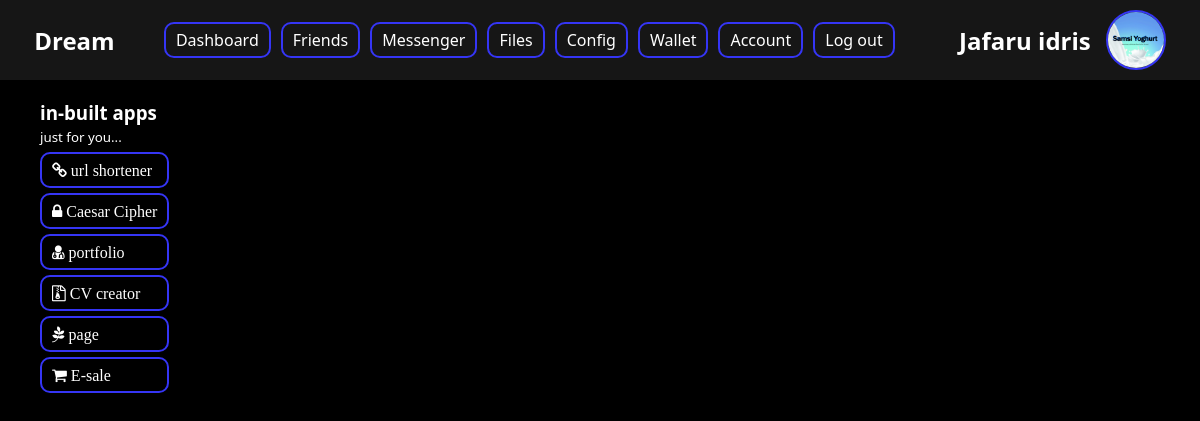
Page /activities/me/ (signed in) on the committed database.
### accounts/models.py (models this page shows, shortened)
class User(AbstractUser):
    id = models.UUIDField(primary_key=True, default=uuid.uuid4, editable=False)
    email = models.EmailField(unique=True, blank=True, max_length=500)
    date_of_birth = models.CharField(max_length=10, blank=True)
    followers = models.ManyToManyField(
        'accounts.User', related_name='my_followings', blank=True)
    followings = models.ManyToManyField(
        'accounts.User', related_name='my_followers', blank=True)
    activities = models.ManyToManyField("activities.Activity", blank=True)
    avatar = models.ImageField(upload_to = _upload_user_path, blank =True)
    cover = models.ImageField(upload_to = _upload_user_path, blank =True)
    contacts = models.ManyToManyField('Contact', blank=True)
    class Meta:
        verbose_name = 'Normal Account'
        verbose_name_plural = 'Normal Account\'s'

### activities/views.py (the view)
# urls.py: path('me/', views.Index, name='activities'),
def Index(request):
    return render(request, 'activities/index.html')

### project/context_processors.py (called while the page is built)
def contexts(request):
    context = {}
    user = request.user
    if user.is_authenticated:
        if Token.objects.filter(user=request.user).exists():
            token = Token.objects.get(user=request.user)
        else:
            token = Token.objects.create(user=request.user)
        context['token'] = token
    return context

### activities/templates/activities/index.html (shortened to what this page needs)
{% extends 'base.html' %}

### templates/base.html (shortened to what this page needs)
{% load static %}
<!DOCTYPE html>
<html lang="en">
	<head>
		<link rel="stylesheet" href="{% static 'css/font-awesome.min.css' %}" />
		<link rel="stylesheet" href="{% static 'css/base/styles.css' %}" />
	</head>
	<body>
		<nav>
			<div class="logo-wrapper">
				<h2 class="logo">Dream</h2>
			</div>
			<div class="links-wrapper">
				<ul>
					<li><a href="/">Dashboard</a></li>
					<li><a href="{% url 'friends:index' %}">Friends</a></li>
					<li><a href="{% url 'messenger:index' %}">Messenger</a></li>
					<li><a href="{% url 'files:index' %}">Files</a></li>
					<li><a href="{% url 'settings:index' %}">Config</a></li>
					<li><a href="/">Wallet</a></li>
					<li><a href="{% url 'account:index' %}">Account</a></li>
					<li><a href="{% url 'account:logout' %}">Log out</a></li>
				</ul>
			</div>
			<div class="avatar-wrapper">
				<h2>{{ user.get_full_name }}</h2>
				<img src="{{user.avatar.url}}" alt="{{user.username}} pic" class="nav-avatar">
			</div>
		</nav>
		<div class="body">
			<div class="left">
				{% block left-nav %}
					<div class="apps">
						<div>
							<h3>in-built apps</h3>
							<small>just for you...</small>
						</div>
						<ul>
							<a href="">
								<li>
									<i class="fa fa-link"> url shortener</i>
								</li>
							</a>
							<a href="{% url 'cipher:index' %}">
								<li>
									<i class="fa fa-lock"> Caesar Cipher</i>
								</li>
							</a>
							<a href="">
								<li>
									<i class="fa fa-user-md"> portfolio</i>
								</li>
							</a>
							<a href="">
								<li>
								<i class="fa fa-file-archive-o"> CV creator</i>
							</li>
							</a>
							<a href="{% url 'pages:index' %}">
							<li>
								<i class="fa fa-pagelines"> page</i>
							</li>
							</a>
							<a href="">
							<li>
								<i class="fa fa-shopping-cart"> E-sale</i>
							</li>
							</a>
						</ul>
					</div>
				{% endblock left-nav %}
			</div>
			<div class="main">
			</div>
		</div>
	</body>
</html>

### static/css/base/styles.css (style rules this page uses)
* { padding: 0; margin: 0%; box-sizing: border-box; font-family: 'Segoe UI', Tahoma, Geneva, Verdana, sans-serif; }
:root { --nav-bg: rgb(22, 22, 22); --nav-color: white; --primary-color: rgb(53, 53, 245); --primary-color-img: linear-gradient(164deg, #0720f5, #ffffff94); --body-color: white; }
nav, nav ul, nav div { display: flex; justify-content: space-evenly; align-items: center; }
nav { background-color: var(--nav-bg); color: var(--nav-color); }
nav ul { list-style: none; }
nav li { margin: 5px; }
nav a { text-decoration: none; color: var(--nav-color); border: 2px solid var(--primary-color); border-radius: 10px; padding: 5px 10px; transition: background-image 2s ease-out; }
nav div { padding: 10px; }
.avatar-wrapper { height: inherit; display: flex; }
.avatar-wrapper h2 { margin: auto 15px; }
.nav-avatar { height: 60px; width: 60px; border: 2px solid var(--primary-color); border-radius: 100%; object-fit: cover; }
body { height: 100vh; background-color: black; }
.body { display: flex; width: 100%; height: 100%; color: var(--body-color); }
.left, .left .apps { padding: 10px 20px; }
.left .apps > ul { list-style: none; }
.left .apps li { border: 2px solid var(--primary-color); border-radius: 10px; padding: 5px 10px; margin: 5px 0; }
.left .apps a { color: var(--body-color); width: 100%; }
.main { flex: 1; height: 100%; }

### rows in the picture
User: get_full_name "Jafaru idris", avatar (picture)
